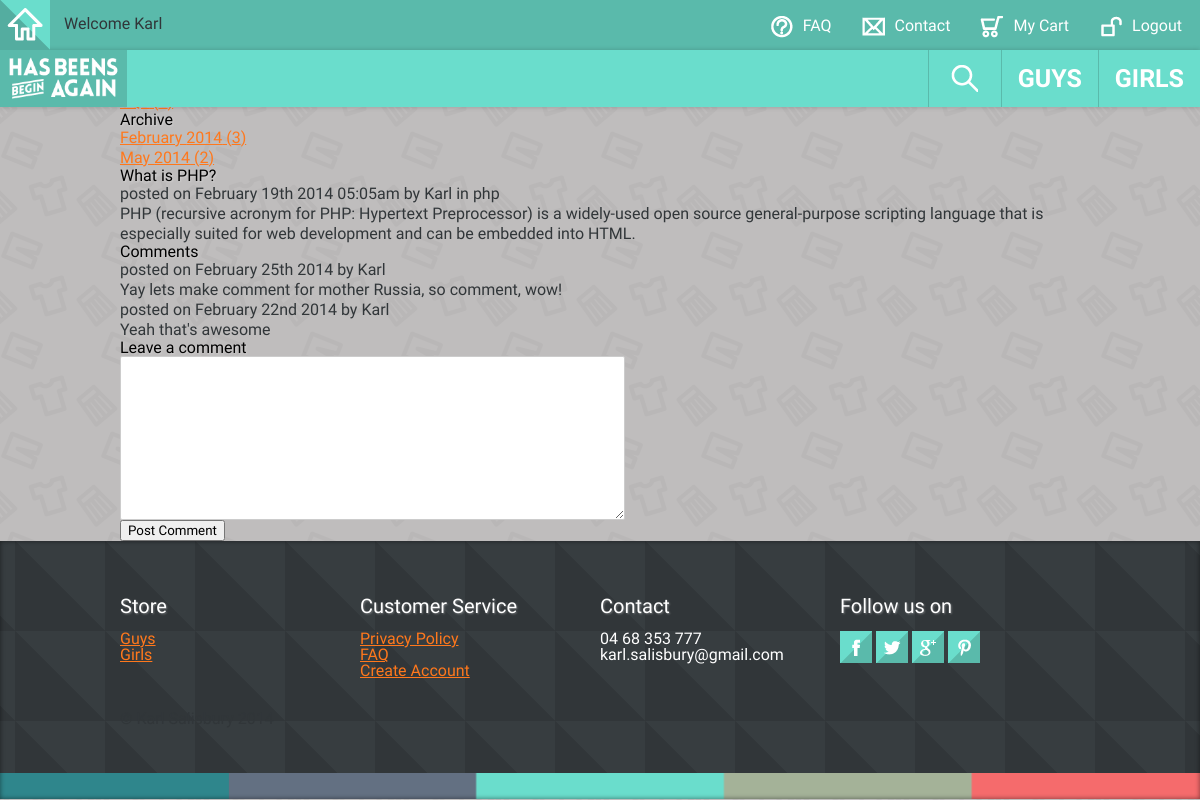
Screenshot of /pages/unused/blogpost.php?blogID=1 (signed in) with the database file from the repository.
### tables this page shows
CREATE TABLE IF NOT EXISTS `blog` (
  `blogID` int(11) NOT NULL AUTO_INCREMENT,
  `title` varchar(100) NOT NULL,
  `content` text NOT NULL,
  `datePosted` datetime NOT NULL,
  `authorID` int(11) NOT NULL,
  `catID` int(11) NOT NULL,
  PRIMARY KEY (`blogID`),
  KEY `authorID` (`authorID`,`catID`),
  KEY `catID` (`catID`),
  KEY `authorID_2` (`authorID`),
  KEY `authorID_3` (`authorID`),
  KEY `authorID_4` (`authorID`),
  KEY `catID_2` (`catID`),
  KEY `authorID_5` (`authorID`,`catID`),
  KEY `blogID` (`blogID`,`authorID`,`catID`)
);

CREATE TABLE IF NOT EXISTS `user` (
  `userID` int(11) NOT NULL AUTO_INCREMENT COMMENT 'Primary key, auto incrementing',
  `username` varchar(10) NOT NULL COMMENT 'username',
  `password` varchar(64) NOT NULL COMMENT 'password',
  `firstName` varchar(20) NOT NULL COMMENT 'first name',
  `lastName` varchar(20) NOT NULL COMMENT 'last name',
  `email` varchar(100) NOT NULL COMMENT 'user''s email address',
  PRIMARY KEY (`userID`)
);

CREATE TABLE IF NOT EXISTS `category` (
  `catID` int(11) NOT NULL AUTO_INCREMENT COMMENT 'Unique identifier for each category',
  `category` varchar(10) NOT NULL COMMENT 'Category description',
  PRIMARY KEY (`catID`),
  KEY `catID` (`catID`),
  KEY `catID_2` (`catID`),
  KEY `catID_3` (`catID`)
);

CREATE TABLE IF NOT EXISTS `comment` (
  `commentID` int(11) NOT NULL AUTO_INCREMENT,
  `datePosted` datetime NOT NULL,
  `comment` text NOT NULL,
  `blogID` int(11) NOT NULL,
  `authorID` int(11) NOT NULL,
  PRIMARY KEY (`commentID`),
  KEY `commentID` (`commentID`,`blogID`,`authorID`),
  KEY `commentID_2` (`commentID`,`blogID`,`authorID`),
  KEY `commentID_3` (`commentID`,`blogID`,`authorID`),
  KEY `commentID_4` (`commentID`,`blogID`,`authorID`),
  KEY `blogID` (`blogID`),
  KEY `authorID` (`authorID`)
);

### pages/unused/blogpost.php (the view, shortened to what this page needs)
<?php
	include '../inc/nav.php';
    include '../inc/header.php';
?>
<div class="header">
</div>
<div class="container">
<?php
	include '../inc/blogsidebar.php';
?>
<div class="blogcontent">
<?php
	$sql = "SELECT * FROM blog, user, category WHERE blog.authorID = user.userID && blog.catID = category.catID && blog.blogID = " . $_GET['blogID'];
	$result = mysqli_query($con, $sql) or die (mysqli_error($con));
	while ($row = mysqli_fetch_array($result))
	{
	echo "<h1>" . $row['title'] . "</h1>";
	echo "<p class='blogpostinfo'><em>posted on " . date("F jS Y h:ia",strtotime($row['datePosted'])) . " by <strong>" . $row['firstName'] . "</strong> in <strong>" . $row['category'] . "</strong></em></p>";
	echo "<p class='blogpost'>" . str_replace('\n', '<br />', ($row['content'])) . "</p>";
	}
?>
<h3 class="blogpostcommentheading">Comments</h3>
<?php
	$sql = "SELECT comment.*, firstName FROM comment, user WHERE comment.authorID = user.userID && comment.blogID = '" . $_GET['blogID'] . "'ORDER BY datePosted DESC ";
	$result = mysqli_query($con, $sql) or die (mysqli_error($con));
	$numrows = mysqli_num_rows($result);
	if($numrows == 0)
	{
		echo "<p class='blogpostcomment'>No comments on this post</p>";
	}
	else
	{
	while ($row = mysqli_fetch_array($result))
	{
	echo "<p class='blogpostinfo'><em>posted on " . date("F jS Y", strtotime($row['datePosted'])) . " by <strong>" . $row['firstName'] . "</strong></em></p>";
		echo "<p class='blogpostcomment'>" . str_replace('\n', '<br />', ($row['comment'])) . "</p>";
	}
	}
?>
<h3 class="blogpostcommentheading">Leave a comment</h3>
<form action="blogprocessing.php" method="post">
	<textarea class="commenttextarea" rows="10" cols="60%" name="comment"></textarea>
	<p><input class="commentsubmit" type="submit" name="postComment" value="Post Comment" /></p>
</form>
</div>
</div>
<?php
	include '../inc/footer.php';
?>

### skeleton/css/base.css (style rules this page uses)
html, body, div, span, applet, object, iframe, h1, h2, h3, h4, h5, h6, p, blockquote, pre, a, abbr, acronym, address, big, cite, code, del, dfn, em, img, ins, kbd, q, s, samp, small, strike, strong, sub, sup, tt, var, b, u, i, center, dl, dt, dd, ol, ul, li, fieldset, form, label, legend, table, caption, tbody, tfoot, thead, tr, th, td, article, aside, canvas, details, embed, figure, figcaption, footer, header, hgroup, menu, nav, output, ruby, section, summary, time, mark, audio, video { margin: 0; padding: 0; border: 0; font-size: 100%; font: inherit; vertical-align: baseline; }
body { line-height: 1; }
body { -webkit-font-smoothing: antialiased; -webkit-text-size-adjust: 100%; background-color: #ccc9c9; background-image: url(../../images/repeatbackgroundgrey.png); background-attachment: fixed; }
p, ul li { font-family: 'Maven Pro', Helvetica, Arial, sans-serif; }
h1, h2, h3, h4, h5, h6, input[type=text], input[type=submit], label, table, td, tr, textarea { font-family: 'Maven Pro', Helvetica, Arial, sans-serif; }
h1, h2, h3, h4, h5 ,h6 { text-shadow: 1px 1px 2px rgba(255,255,255, 0.3); }
p { color: #313639; line-height: 20px; }
form { margin-bottom: 0px; }
input[type="text"], input[type="password"], input[type="email"], textarea, select { border: 1px solid #ccc; padding: 6px 4px; outline: none; -moz-border-radius: 2px; -webkit-border-radius: 2px; border-radius: 2px; color: #777; margin: 0; max-width: 100%; display: block; background: #fff; }
textarea { min-height: 60px; }

### skeleton/css/skeleton.css (style rules this page uses)
.container { position: relative; width: 960px; margin: 0 auto; padding: 0; }
.container:after { content: "\0020"; display: block; height: 0; clear: both; visibility: hidden; }

### rows the page displays
blog: title "What is PHP?", datePosted "February 19th 2014 05:05am", authorID.firstName "Karl", catID.category "php", content "PHP (recursive acronym for PHP: Hypertext Preprocessor) is a widely-used open source general-purpose scripting language that is especially suited for web development and can be embedded into HTML."
comment: datePosted "February 25th 2014", authorID.firstName "Karl", comment "Yay lets make comment for mother Russia, so comment, wow!"
comment: datePosted "February 22nd 2014", authorID.firstName "Karl", comment "Yeah that's awesome"

### other values shown
$_SESSION['login'] "Karl"
$row['monthname(datePosted)'] "February"
$row['year(datePosted)'] "2014"
$row['monthnum'] "3"
$row['monthname(datePosted)'] "May"
$row['monthnum'] "2"
